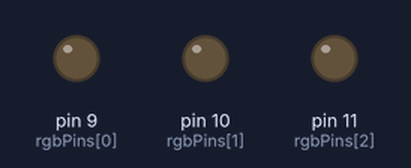
Simulated run of this sketch. Board: Arduino Uno, built with avr-gcc and run on an emulated ATmega328P. Parts: output pins drawn as LEDs (lit = HIGH).

Above: at 0.05 s.
At 0.75 s:
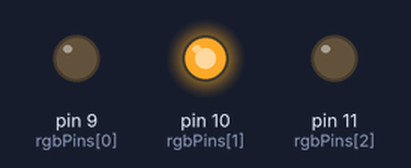
At 1.1 s:
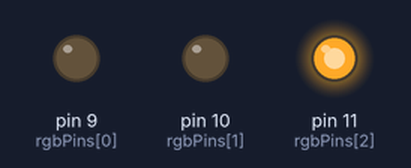
At 1.5 s:
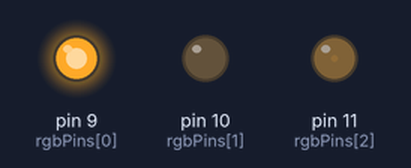
Timing chart, 0 to 3.5 s (numbered marks = the images above):
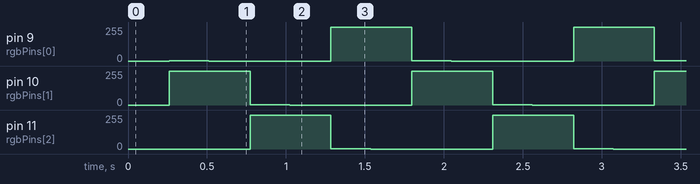

The sketch:

rgb-led.ino
```cpp
const byte rgbPins[3] = {9, 10, 11};

void setup() {
  for (int i = 0; i < 3; ++i)
    pinMode(rgbPins[i], OUTPUT);
}

void loop() {
  int r = 0;
  int g = 0;
  int b = 0;

  for (g = 0, r = 255; r > 0; ++g, --r) {
    analogWrite(rgbPins[0], r);
    analogWrite(rgbPins[1], g);
    analogWrite(rgbPins[2], b);
    delay(1);
  }

  delay(250);

  for (b = 0, g = 255; g > 0; ++b, --g) {
    analogWrite(rgbPins[0], r);
    analogWrite(rgbPins[1], g);
    analogWrite(rgbPins[2], b);
    delay(1);
  }

  delay(250);

  for (r = 0, b = 255; b > 0; ++r, --b) {
    analogWrite(rgbPins[0], r);
    analogWrite(rgbPins[1], g);
    analogWrite(rgbPins[2], b);
    delay(1);
  }

  delay(250);
}
```

Measured:
- by itself, pin 9 (rgbPins[0]): repeats every 1.5 s: 0/255 0.77 s, 254/255 0.51 s, 1/255 0.25 s
- by itself, pin 10 (rgbPins[1]), pin 11 (rgbPins[2]): repeats every 1.5 s: 1/255 0.25 s, 0/255 0.77 s, 254/255 0.51 s
